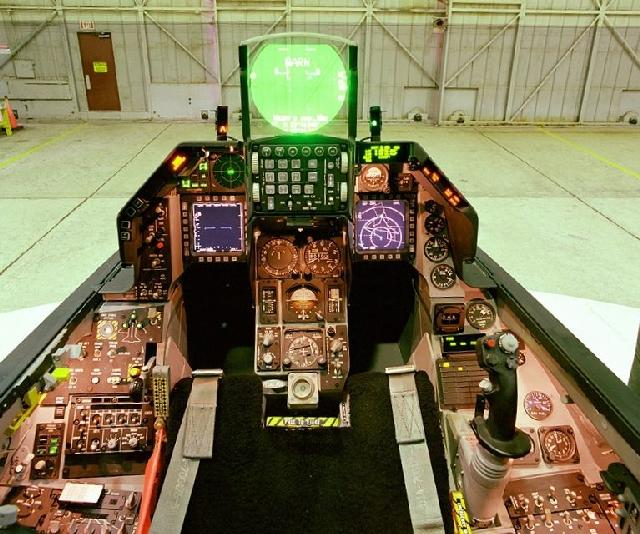
#> input picture 1/1.1PIL/1.1.3/asd.jpg, 640 x 534 px
$ python 1.1.3.py
#> lines starting #> are read from the running program, lines starting #| are printed output that depends on the picture
from PIL import Image
import numpy
pil_im = Image.open('asd.jpg')
#> pil_im is the input picture: PIL image 640x534 RGB; mean R, G, B 128.1, 120.8, 87.3
box = (100,100,300,300)#坐标值，并非偏移量
region = pil_im.crop(box)#剪裁指定区域
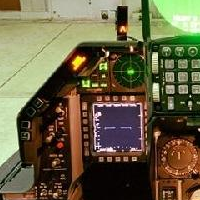
#> region: PIL image 200x200 RGB; mean R, G, B 102.6, 95.4, 67.2
region = region.transpose(Image.ROTATE_180)#转置
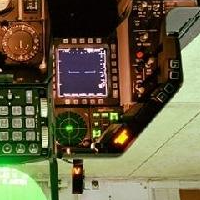
#> region: PIL image 200x200 RGB; mean R, G, B 102.6, 95.4, 67.2
pil_im.paste(region,box)#放回指定区域
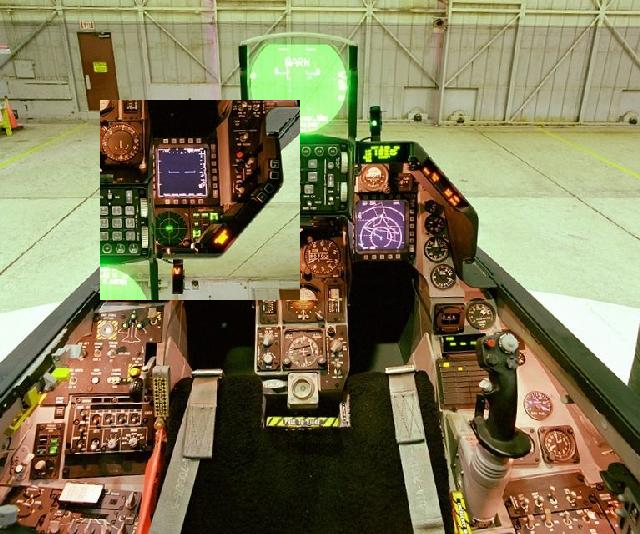
#> pil_im: PIL image 640x534 RGB; mean R, G, B 128.1, 120.8, 87.3
pil_im.show()#显示图片
pil_im.save('qwe.jpg')
